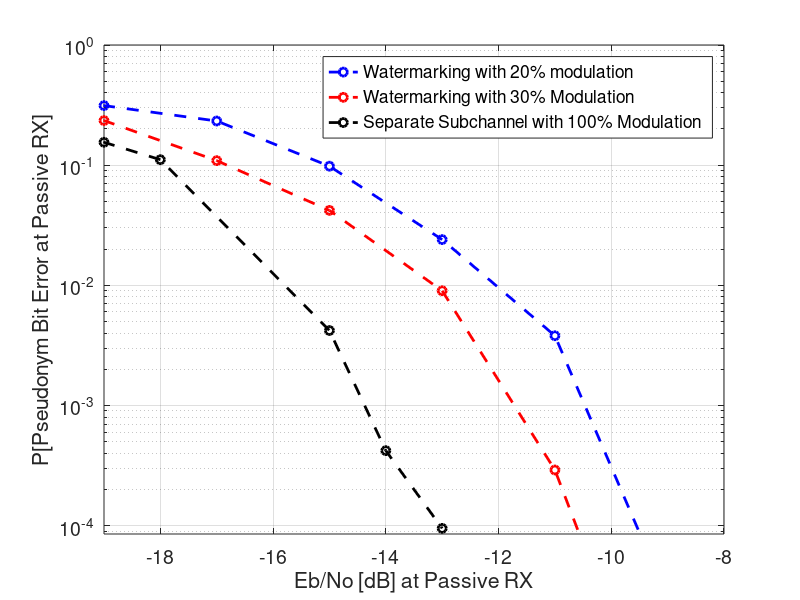

The MATLAB script that drew this image:

% SIMULATION FOR PAM BASED WATERMARKING ON 4 QAM OFDM SIGNALS
% SIMULATION PLOTS ARE ALSO COMPARED WITH EXPERIMENTAL RESULTS
% This algorithm plots the probability of pseudon bit error Vs Eb/No

close all;
clear all;

figure()

% m = 0.2
x = [-20,-19,-17,-15,-13, -11,-8];
pb_error = [3.13e-01, 3.13e-01, 2.33e-01, 9.8e-02, 2.4e-02, 3.8e-03, 2.0e-6];
semilogy(x, pb_error,'b--o', 'LineWidth',2);
hold on

% m = 0.3
x = [-20,-19,-17,-15,-13, -11, -9];
pb_error = [2.35e-01, 2.35e-01, 1.09e-01, 4.2e-02, 9.0e-03, 2.9e-04, 1.0e-6];
semilogy(x, pb_error,'r--o', 'LineWidth',2);
hold on

% m = 1.0 
x = [-20,-19,-18,-15,-14,-13];
pb_error = [0.295, 0.155, 0.111, 0.0042, 0.00042, 9.47e-05];
semilogy(x, pb_error,'k--o', 'LineWidth',2);

hold off


grid
set(gca,'FontSize',14)
set(gca,'ylim',[8.5e-5, 1])
set(gca,'xlim',[-19, -8])
xlabel('Eb/No [dB] at Passive RX')
ylabel('P[Pseudonym Bit Error at Passive RX]')
legend('Watermarking with 20% modulation','Watermarking with 30% Modulation','Separate Subchannel with 100% Modulation')
%title('Simulation Vs Experimental Results')
